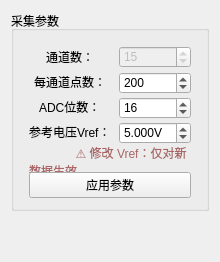
                  <widget class="QWidget" name="tabAcq">
                   <attribute name="title">
                    <string>采集</string>
                   </attribute>
                   <layout class="QVBoxLayout" name="verticalLayout_10">
                    <item>
                     <widget class="QGroupBox" name="gbAcq">
                      <property name="sizePolicy">
                       <sizepolicy hsizetype="Preferred" vsizetype="Fixed">
                        <horstretch>0</horstretch>
                        <verstretch>0</verstretch>
                       </sizepolicy>
                      </property>
                      <property name="minimumSize">
                       <size>
                        <width>0</width>
                        <height>180</height>
                       </size>
                      </property>
                      <property name="maximumSize">
                       <size>
                        <width>16777215</width>
                        <height>200</height>
                       </size>
                      </property>
                      <property name="title">
                       <string>采集参数</string>
                      </property>
                      <layout class="QGridLayout" name="gridLayout_10">
                       <item row="0" column="0">
                        <widget class="QWidget" name="widgetAcqForm" native="true">
                         <layout class="QGridLayout" name="gridLayout_11" columnstretch="0,1">
                          <property name="leftMargin">
                           <number>6</number>
                          </property>
                          <property name="topMargin">
                           <number>6</number>
                          </property>
                          <property name="rightMargin">
                           <number>6</number>
                          </property>
                          <property name="bottomMargin">
                           <number>6</number>
                          </property>
                          <property name="horizontalSpacing">
                           <number>8</number>
                          </property>
                          <property name="verticalSpacing">
                           <number>4</number>
                          </property>
                          <item row="0" column="1">
                           <widget class="QSpinBox" name="spinChannelCount">
                            <property name="enabled">
                             <bool>false</bool>
                            </property>
                            <property name="sizePolicy">
                             <sizepolicy hsizetype="Expanding" vsizetype="Fixed">
                              <horstretch>0</horstretch>
                              <verstretch>0</verstretch>
                             </sizepolicy>
                            </property>
                            <property name="minimumSize">
                             <size>
                              <width>0</width>
                              <height>22</height>
                             </size>
                            </property>
                            <property name="maximumSize">
                             <size>
                              <width>16777215</width>
                              <height>24</height>
                             </size>
                            </property>
                            <property name="frame">
                             <bool>true</bool>
                            </property>
                            <property name="keyboardTracking">
                             <bool>true</bool>
                            </property>
                            <property name="minimum">
                             <number>1</number>
                            </property>
                            <property name="maximum">
                             <number>16</number>
                            </property>
                            <property name="value">
                             <number>15</number>
                            </property>
                           </widget>
                          </item>
                          <item row="2" column="0" alignment="Qt::AlignmentFlag::AlignHCenter">
                           <widget class="QLabel" name="labelAdcBits">
                            <property name="sizePolicy">
                             <sizepolicy hsizetype="Preferred" vsizetype="Fixed">
                              <horstretch>0</horstretch>
                              <verstretch>0</verstretch>
                             </sizepolicy>
                            </property>
                            <property name="text">
                             <string>ADC位数：</string>
                            </property>
                           </widget>
                          </item>
                          <item row="1" column="1">
                           <widget class="QSpinBox" name="spinPointsPerChannel">
                            <property name="sizePolicy">
                             <sizepolicy hsizetype="Expanding" vsizetype="Fixed">
                              <horstretch>0</horstretch>
                              <verstretch>0</verstretch>
                             </sizepolicy>
                            </property>
                            <property name="minimumSize">
                             <size>
                              <width>0</width>
                              <height>22</height>
                             </size>
                            </property>
                            <property name="maximumSize">
                             <size>
                              <width>16777215</width>
                              <height>24</height>
                             </size>
                            </property>
                            <property name="minimum">
                             <number>1</number>
                            </property>
                            <property name="maximum">
                             <number>5000</number>
                            </property>
                            <property name="value">
                             <number>200</number>
                            </property>
                           </widget>
                          </item>
                          <item row="3" column="1">
                           <widget class="QDoubleSpinBox" name="dsbVref">
                            <property name="sizePolicy">
                             <sizepolicy hsizetype="Expanding" vsizetype="Fixed">
                              <horstretch>0</horstretch>
                              <verstretch>0</verstretch>
                             </sizepolicy>
                            </property>
                            <property name="minimumSize">
                             <size>
                              <width>0</width>
                              <height>22</height>
                             </size>
                            </property>
                            <property name="maximumSize">
                             <size>
                              <width>16777215</width>
                              <height>24</height>
                             </size>
                            </property>
                            <property name="suffix">
                             <string>V</string>
                            </property>
                            <property name="decimals">
                             <number>3</number>
                            </property>
                            <property name="minimum">
                             <double>0.100000000000000</double>
                            </property>
                            <property name="maximum">
                             <double>10.000000000000000</double>
                            </property>
                            <property name="singleStep">
                             <double>0.100000000000000</double>
                            </property>
                            <property name="value">
                             <double>5.000000000000000</double>
                            </property>
                           </widget>
                          </item>
                          <item row="0" column="0" alignment="Qt::AlignmentFlag::AlignHCenter">
                           <widget class="QLabel" name="labelChannelCount">
                            <property name="sizePolicy">
                             <sizepolicy hsizetype="Preferred" vsizetype="Fixed">
                              <horstretch>0</horstretch>
                              <verstretch>0</verstretch>
                             </sizepolicy>
                            </property>
                            <property name="text">
                             <string>通道数：</string>
                            </property>
                           </widget>
                          </item>
                          <item row="2" column="1">
                           <widget class="QSpinBox" name="spinAdcBits">
                            <property name="sizePolicy">
                             <sizepolicy hsizetype="Expanding" vsizetype="Fixed">
                              <horstretch>0</horstretch>
                              <verstretch>0</verstretch>
                             </sizepolicy>
                            </property>
                            <property name="minimumSize">
                             <size>
                              <width>0</width>
                              <height>22</height>
                             </size>
                            </property>
                            <property name="maximumSize">
                             <size>
                              <width>16777215</width>
                              <height>24</height>
                             </size>
                            </property>
                            <property name="minimum">
                             <number>8</number>
                            </property>
                            <property name="maximum">
                             <number>24</number>
                            </property>
                            <property name="value">
                             <number>16</number>
                            </property>
                           </widget>
                          </item>
                          <item row="1" column="0" alignment="Qt::AlignmentFlag::AlignHCenter">
                           <widget class="QLabel" name="labelPointsPerChannel">
                            <property name="sizePolicy">
                             <sizepolicy hsizetype="Preferred" vsizetype="Fixed">
                              <horstretch>0</horstretch>
                              <verstretch>0</verstretch>
                             </sizepolicy>
                            </property>
                            <property name="text">
                             <string>每通道点数：</string>
                            </property>
                           </widget>
                          </item>
                          <item row="3" column="0" alignment="Qt::AlignmentFlag::AlignHCenter">
                           <widget class="QLabel" name="labelVref">
                            <property name="sizePolicy">
                             <sizepolicy hsizetype="Preferred" vsizetype="Fixed">
                              <horstretch>0</horstretch>
                              <verstretch>0</verstretch>
                             </sizepolicy>
                            </property>
                            <property name="text">
                             <string>参考电压Vref：</string>
                            </property>
                           </widget>
                          </item>
                          <item row="4" column="0" colspan="2">
                           <widget class="QLabel" name="labelAcqHint">
                            <property name="sizePolicy">
                             <sizepolicy hsizetype="Expanding" vsizetype="Fixed">
                              <horstretch>0</horstretch>
                              <verstretch>0</verstretch>
                             </sizepolicy>
                            </property>
                            <property name="minimumSize">
                             <size>
                              <width>0</width>
                              <height>30</height>
                             </size>
                            </property>
                            <property name="styleSheet">
                             <string notr="true">color: #a66;font-size: 9pt;</string>
                            </property>
                            <property name="text">
                             <string>              ⚠ 修改 Vref：仅对新数据生效</string>
                            </property>
                            <property name="wordWrap">
                             <bool>true</bool>
                            </property>
                           </widget>
                          </item>
                          <item row="6" column="0" colspan="2">
                           <widget class="QPushButton" name="btnApplyAcq">
                            <property name="sizePolicy">
                             <sizepolicy hsizetype="Expanding" vsizetype="Fixed">
                              <horstretch>0</horstretch>
                              <verstretch>0</verstretch>
                             </sizepolicy>
                            </property>
                            <property name="minimumSize">
                             <size>
                              <width>0</width>
                              <height>26</height>
                             </size>
                            </property>
                            <property name="maximumSize">
                             <size>
                              <width>16777215</width>
                              <height>28</height>
                             </size>
                            </property>
                            <property name="text">
                             <string>应用参数</string>
                            </property>
                           </widget>
                          </item>
                         </layout>
                        </widget>
                       </item>
                      </layout>
                     </widget>
                    </item>
                    <item>
                     <spacer name="verticalSpacer">
                      <property name="orientation">
                       <enum>Qt::Orientation::Vertical</enum>
                      </property>
                      <property name="sizeHint" stdset="0">
                       <size>
                        <width>20</width>
                        <height>40</height>
                       </size>
                      </property>
                     </spacer>
                    </item>
                   </layout>
                  </widget>
